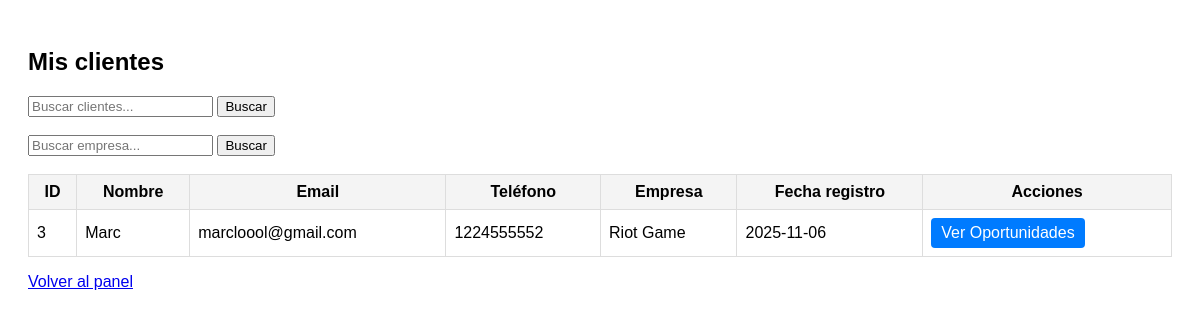
Screenshot of /index.php?action=listadoclientes (signed in) with the database file from the repository.
### tables this page shows
CREATE TABLE `cliente` (
  `id_cliente` int(11) NOT NULL,
  `nombre_completo` varchar(100) NOT NULL,
  `email` varchar(75) NOT NULL,
  `tlf` int(15) NOT NULL,
  `empresa` varchar(100) NOT NULL,
  `fecha_registro` date NOT NULL DEFAULT current_timestamp(),
  `usuario_responsable` int(11) NOT NULL
);

### index.php (called while the page is built, shortened)
<?php
$action = isset($_GET['action']) ? basename($_GET['action']) : 'login';
$viewFile = __DIR__ . '/view/' . $action . '.php';
require $viewFile;

### controller/usuario_controller.php (called while the page is built, shortened)
<?php
class UsuarioController {
    private $db;
    public function __construct() {
        $this->db = new DB();
    }
    public function isAdmin($id_usuario) {
        $conexion = $this->db->getConnection();
        $stmt = $conexion->prepare("SELECT role FROM usuario WHERE id_usuario = ? LIMIT 1");
        $stmt->bind_param('i', $id_usuario);
        $stmt->execute();
        $result = $stmt->get_result();
        if ($result->num_rows === 1) {
            $row = $result->fetch_assoc();
            return $row['role'] === 'admin';
        }
        return false;
    }
}
?>

### controller/client_controller.php (called while the page is built, shortened)
<?php
require_once __DIR__ . '/../model/cliente.php';
require_once __DIR__ . '/../controller/usuario_controller.php';
class ClientController {
    public function __construct() {
        $this->db = new DB();
        $this->usuarioController = new UsuarioController();
    }
    public function crearClientes($res) {
        $clientes = [];
        if ($res && $res->num_rows > 0) {
            while ($r = $res->fetch_assoc()) {
                $cliente = new Cliente(
                    $r['id_cliente'],
                    $r['nombre_completo'],
                    $r['email'],
                    $r['tlf'],
                    $r['empresa'],
                    $r['fecha_registro'],
                    $r['usuario_responsable']
                 );
                $clientes[] = $cliente;
            }
            return $clientes;
        }
    }
    public function getClientesForOwner() {
        $id_usuario = (int) $_SESSION['id_usuario'];
        $conexion = $this->db->getConnection();
        if ($this->usuarioController->isAdmin($id_usuario)) {
            $stmt = $conexion->prepare("SELECT * FROM cliente");
            if (!$stmt) {
                return [];
            }
            $stmt->execute();
        } else {
            $stmt = $conexion->prepare("SELECT * FROM cliente WHERE usuario_responsable = ?");
            $stmt->bind_param('i', $id_usuario);
            $stmt->execute();
        }
        $res = $stmt->get_result();
        return $this->crearClientes($res);
    }
}

### model/cliente.php (called while the page is built, shortened)
<?php
class Cliente {
    private $id_cliente;
    private $nombre_completo;
    private $email;
    private $tlf;
    private $empresa;
    private $fecha_creacion;
    public function __construct($id_cliente , $nombre_completo , $email , $tlf , $empresa , $fecha_creacion , $usuario_responsable) {
        $this->id_cliente = $id_cliente;
        $this->nombre_completo = $nombre_completo;
        $this->email = $email;
        $this->tlf = $tlf;
        $this->empresa = $empresa;
        $this->fecha_creacion = $fecha_creacion;
    }
    public function getIdCliente() {
        return $this->id_cliente;
    }
    public function getNombreCompleto() {
        return $this->nombre_completo;
    }
    public function getEmail() {
        return $this->email;
    }
    public function getTlf() {
        return $this->tlf;
    }
    public function getEmpresa() {
        return $this->empresa;
    }
    public function getFechaCreacion() {
        return $this->fecha_creacion;
    }
}
?>

### view/listadoclientes.php (the view, shortened to what this page needs)
<?php
require_once __DIR__ . '/../controller/client_controller.php';
require_once __DIR__ . '/../controller/usuario_controller.php';
$cc = new ClientController();
$uc = new UsuarioController();
$searchCliente = '';
$searchEmpresa = '';
$clientes = $cc->getClientesForOwner();
?>
<!DOCTYPE html>
<html lang="es">
<head>
</head>
<body>
    <h2>Mis clientes</h2>
    <form method="post">
        <input type="text" name="search" placeholder="Buscar clientes..." value="<?php echo htmlspecialchars($searchCliente, ENT_QUOTES, 'UTF-8'); ?>" />
        <button type="submit">Buscar</button>
    </form>
    <br>
    <form method="post">
        <input type="text" name="searchEmpresa" placeholder="Buscar empresa..." value="<?php echo htmlspecialchars($searchEmpresa, ENT_QUOTES, 'UTF-8'); ?>" />
        <button type="submit">Buscar</button>
    </form>
    <?php if (empty($clientes)): ?>
        <br>
        <p>No tienes clientes asignados o no se encontraron resultados.</p>
        <br>
    <?php else: ?>
        <br>
        <table>
            <thead>
                <tr>
                    <th>ID</th>
                    <th>Nombre</th>
                    <th>Email</th>
                    <th>Teléfono</th>
                    <th>Empresa</th>
                    <th>Fecha registro</th>
                    <th>Acciones</th>
                </tr>
            </thead>
            <tbody>
                <?php foreach ($clientes as $c): ?>
                    <tr>
                        <td><?php echo htmlspecialchars($c->getIdCliente(), ENT_QUOTES, 'UTF-8'); ?></td>
                        <td><?php echo htmlspecialchars($c->getNombreCompleto(), ENT_QUOTES, 'UTF-8'); ?></td>
                        <td><?php echo htmlspecialchars($c->getEmail(), ENT_QUOTES, 'UTF-8'); ?></td>
                        <td><?php echo htmlspecialchars($c->getTlf(), ENT_QUOTES, 'UTF-8'); ?></td>
                        <td><?php echo htmlspecialchars($c->getEmpresa(), ENT_QUOTES, 'UTF-8'); ?></td>
                        <td><?php echo htmlspecialchars($c->getFechaCreacion(), ENT_QUOTES, 'UTF-8'); ?></td>
                        <td>
                            <a class="btn-edit" href="index.php?action=listadooportunidades&idcli=<?php echo urlencode($c->getIdCliente()); ?>">Ver Oportunidades</a>
                        </td>
                    </tr>
                <?php endforeach; ?>
            </tbody>
        </table>
    <?php endif; ?>
    <?php if ($uc->isAdmin((int) $_SESSION['id_usuario'])): ?>
        <p><a href="index.php?action=admindashboard">Volver al panel de administrador</a></p>
    <?php else: ?>
        <p><a href="index.php?action=vendedor">Volver al panel</a></p>
    <?php endif; ?>
</body>
</html>

### view/listadoclientes.php (style rules this page uses)
body { font-family: Arial, sans-serif; padding: 20px; }
table { border-collapse: collapse; width: 100%; }
th, td { border: 1px solid #ddd; padding: 8px; }
th { background: #f4f4f4; }
.btn-edit { display:inline-block; padding:6px 10px; background:#007bff; color:#fff; text-decoration:none; border-radius:4px; }

### rows the page displays
cliente: id_cliente "3", nombre_completo "Marc", email "marcloool@gmail.com", tlf "1224555552", empresa "Riot Game", fecha_registro "2025-11-06"
